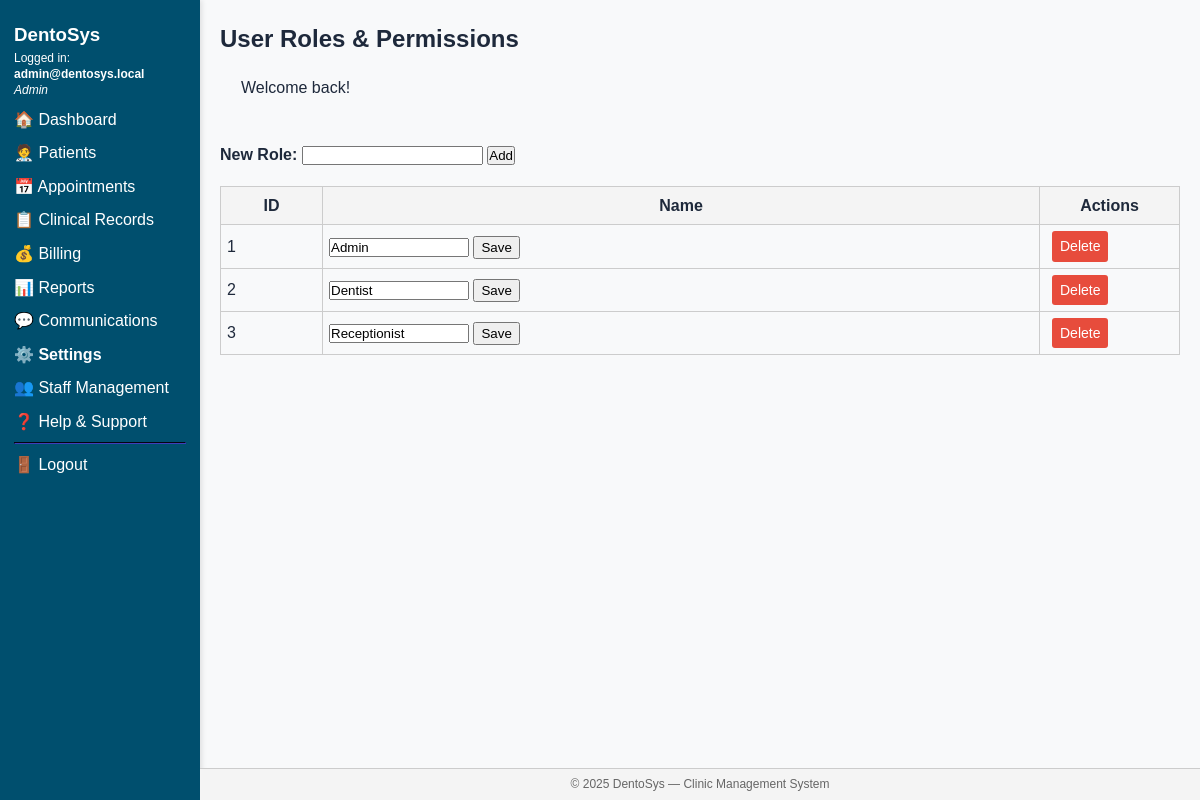
The app's page /pages/settings/roles.php (signed in) with its own data.
### tables this page shows
CREATE TABLE `UserTbl` (
  `user_id` int(11) NOT NULL AUTO_INCREMENT,
  `email` varchar(100) NOT NULL,
  `password_hash` varchar(255) NOT NULL,
  `role_id` int(11) NOT NULL,
  `is_active` tinyint(1) DEFAULT 1,
  `created_at` timestamp NULL DEFAULT current_timestamp(),
  PRIMARY KEY (`user_id`),
  UNIQUE KEY `email` (`email`),
  KEY `role_id` (`role_id`),
  CONSTRAINT `UserTbl_ibfk_1` FOREIGN KEY (`role_id`) REFERENCES `Role` (`role_id`)
);

CREATE TABLE `Role` (
  `role_id` int(11) NOT NULL,
  `role_name` varchar(50) NOT NULL,
  PRIMARY KEY (`role_id`),
  UNIQUE KEY `role_name` (`role_name`)
);

### pages/settings/roles.php (the view, shortened to what this page needs)
<?php
require_once BASE_PATH . '/includes/functions.php';
$roles = $conn->query("SELECT * FROM Role ORDER BY role_id");
include BASE_PATH . '/templates/header.php';
include BASE_PATH . '/templates/sidebar.php';
?>
<main>
  <h2>User Roles &amp; Permissions</h2>
  <?= get_flash(); ?>
  <form method="post" style="margin-bottom:18px;">
    <label>
      <strong>New Role:</strong>
      <input type="text" name="new_role" required>
    </label>
    <button type="submit">Add</button>
  </form>
  <table>
    <thead>
      <tr><th>ID</th><th>Name</th><th style="width:140px;">Actions</th></tr>
    </thead>
    <tbody>
    <?php while ($r = $roles->fetch_assoc()): ?>
      <tr>
        <td><?= $r['role_id']; ?></td>
        <td>
          <?php if ($r['role_id'] === 1): ?>
            <?= htmlspecialchars($r['role_name']); ?>
          <?php else: ?>
            <form method="post" style="display:inline;">
              <input type="text"   name="role_name"
                     value="<?= htmlspecialchars($r['role_name']); ?>"
                     style="width:140px;">
              <button type="submit" style="padding:2px 6px;">Save</button>
            </form>
          <?php endif; ?>
        </td>
        <td>
          <?php if ($r['role_id'] !== 1): ?>
            <a class="btn cancel"
               href="?delete=<?= $r['role_id']; ?>"
               onclick="return confirm('Delete this role?');">
               Delete
            </a>
          <?php else: ?>
            —
          <?php endif; ?>
        </td>
      </tr>
    <?php endwhile; ?>
    </tbody>
  </table>
</main>
<?php include BASE_PATH . '/templates/footer.php'; ?>

### templates/sidebar.php (shortened to what this page needs)
<?php
$userEmail = $roleName = '';
$roleID    = 0;
if (!empty($_SESSION['user_id'])) {
    $uid = (int)$_SESSION['user_id'];
    $qry = $conn->query(
        "SELECT u.email, r.role_name, r.role_id
         FROM UserTbl u
         JOIN Role   r ON r.role_id = u.role_id
         WHERE u.user_id = $uid LIMIT 1"
    );
    if ($row = $qry->fetch_assoc()) {
        $userEmail = $row['email'];
        $roleName  = $row['role_name'];
        $roleID    = (int) $row['role_id'];
    }
}
$current = $_SERVER['REQUEST_URI'];
$active  = fn(string $sub) =>
    (strpos($current, $sub) !== false) ? 'style="font-weight:bold;"' : '';
?>
<aside class="sidebar">
  <h3 style="margin-top:0;">DentoSys</h3>
  <p style="font-size:12px;line-height:1.35em;">
    Logged&nbsp;in:<br>
    <strong><?= htmlspecialchars($userEmail); ?></strong><br>
    <em><?= htmlspecialchars($roleName); ?></em>
  </p>
  <nav>
    <?php if ($roleID === 4):  ?>
      <a <?= $active('/dashboard');       ?> href="/dentosys/pages/patients/my_profile.php">👤 My Profile</a>
      <a <?= $active('/appointments');    ?> href="/dentosys/pages/patients/my_appointments.php">📅 My Appointments</a>
      <a <?= $active('/records');         ?> href="/dentosys/pages/patients/my_records.php">📋 My Records</a>
      <a <?= $active('/prescriptions');   ?> href="/dentosys/pages/patients/my_prescriptions.php">💊 My Prescriptions</a>
      <a <?= $active('/billing');         ?> href="/dentosys/pages/patients/my_billing.php">💰 My Bills</a>
      <a <?= $active('/book');            ?> href="/dentosys/pages/patients/book_appointment.php">➕ Book Appointment</a>
    <?php else:  ?>
      <a <?= $active('/dashboard.php');   ?> href="/dentosys/pages/dashboard.php">🏠 Dashboard</a>
      <a <?= $active('/patients');        ?> href="/dentosys/pages/patients/list.php">🧑‍⚕️ Patients</a>
      <a <?= $active('/appointments');    ?> href="/dentosys/pages/appointments/calendar.php">📅 Appointments</a>
      <a <?= $active('/records');         ?> href="/dentosys/pages/records/list.php">📋 Clinical Records</a>
      <a <?= $active('/billing');         ?> href="/dentosys/pages/billing/invoices.php">💰 Billing</a>
      <?php if ($roleID !== 3):  ?>
        <a <?= $active('/reports');       ?> href="/dentosys/pages/reports/financial.php">📊 Reports</a>
        <a <?= $active('/communications');?> href="/dentosys/pages/communications/templates.php">💬 Communications</a>
      <?php endif; ?>
      <?php if ($roleID === 1):  ?>
        <a <?= $active('/settings');      ?> href="/dentosys/pages/settings/index.php">⚙️ Settings</a>
        <a <?= $active('/users');         ?> href="/dentosys/pages/settings/users.php">👥 Staff Management</a>
      <?php endif; ?>
    <?php endif; ?>
    <a <?= $active('/help');            ?> href="/dentosys/pages/help.php">❓ Help & Support</a>
    <hr style="border-color:#226;">
    <a href="/dentosys/auth/logout.php">🚪 Logout</a>
  </nav>
</aside>

### assets/css/framework.css (style rules this page uses)
:root { --primary-color: #2563eb; --primary-hover: #1d4ed8; --secondary-color: #64748b; --success-color: #10b981; --warning-color: #f59e0b; --error-color: #ef4444; --background: #f8fafc; --surface: #ffffff; --text-primary: #1e293b; --text-secondary: #64748b; --border-color: #e2e8f0; --font-family: 'Inter', -apple-system, BlinkMacSystemFont, sans-serif; --font-size-xs: 0.75rem; --font-size-sm: 0.875rem; --font-size-base: 1rem; --font-size-lg: 1.125rem; --font-size-xl: 1.25rem; --font-size-2xl: 1.5rem; --font-size-3xl: 1.875rem; --spacing-1: 0.25rem; --spacing-2: 0.5rem; --spacing-3: 0.75rem; --spacing-4: 1rem; --spacing-6: 1.5rem; --spacing-8: 2rem; --radius-sm: 0.25rem; --radius-md: 0.375rem; --radius-lg: 0.5rem; --radius-xl: 0.75rem; --shadow-sm: 0 1px 2px 0 rgb(0 0 0 / 0.05); --shadow-md: 0 4px 6px -1px rgb(0 0 0 / 0.1); --shadow-lg: 0 10px 15px -3px rgb(0 0 0 / 0.1); }
* { box-sizing: border-box; margin: 0; padding: 0; }
body { font-family: var(--font-family); font-size: var(--font-size-base); line-height: 1.6; color: var(--text-primary); background-color: var(--background); }
.btn { display: inline-flex; align-items: center; justify-content: center; padding: var(--spacing-2) var(--spacing-4); font-size: var(--font-size-sm); font-weight: 500; border: none; border-radius: var(--radius-md); cursor: pointer; text-decoration: none; transition: all 0.2s ease; gap: var(--spacing-2); }

### assets/css/style.css (style rules this page uses)
body { background-color: #f8f9fa; }
.sidebar { width: 240px; min-height: 100vh; background-color: #004F6E; color: #fff; box-shadow: 2px 0 5px rgba(0,0,0,0.1); }
main { flex: 1; padding: 2rem; overflow-x: auto; }

### templates/header.php (style rules this page uses)
body { display:flex;min-height:100vh;margin:0;font-family:Arial,Helvetica,sans-serif; }
.sidebar { width:200px;min-height:100vh;background:#004F6E;color:#fff;padding:20px 14px;box-sizing:border-box; }
.sidebar a { color:#fff;text-decoration:none;display:block;margin:8px 0; }
main { flex:1;padding:20px 20px 60px;box-sizing:border-box;overflow-x:auto; }
.btn { background:#0077aa;color:#fff;padding:4px 8px;border-radius:3px;text-decoration:none;margin-left:6px }
.btn.cancel { background:#e74c3c }
table { border-collapse:collapse;width:100% }
th,td { border:1px solid #ccc;padding:6px }
th { background:#f4f4f4 }

### records on screen
usertbl: email "admin@dentosys.local", role.role_name "Admin"
role: role_id "1", role_name "Admin"
role: role_id "2", role_name "Dentist"
role: role_id "3", role_name "Receptionist"

### other values on screen
$m "Welcome back!"
